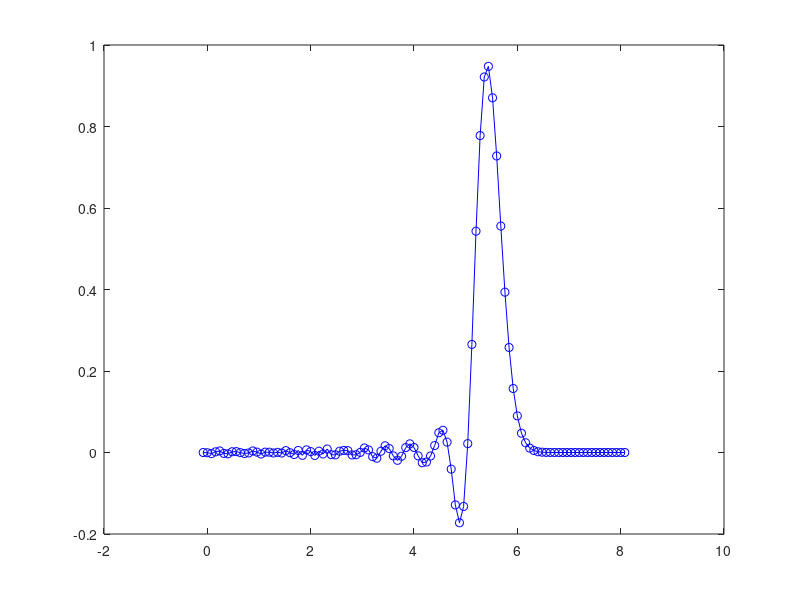

MATLAB code for this plot:
%%%Initialization%%%%
F = @(x) sin(pi*(x-1)).^2 .*(1<=x).*(x<=2);

xmin=0;
xmax=8;
N=100;
dx=(xmax-xmin)/N; %%number of nodes-1

t=0;
tmax=4;
dt=0.75*dx;
tsteps=tmax/dt;

%%%%%Discretization%%%%%%%%
x=xmin-dx:dx:xmax+dx;

%%%%%initial conditions
u0 = F(x);
%%%%Here I am finding u_k^1, I used Euler's method to do so.
u1 = u0;
for k=2:N+1
    u1(k)=u0(k)-(dt/dx)*(u0(k)-u0(k-1));
end
u1(1)=u1(2);

unm1=u0;
un=u1;
unp1=u1;

for n=1:tsteps
    for i=2:N
        unp1(i)=unm1(i)-(dt/dx)*(un(i+1)-un(i-1));
    end

    t=t+dt;
    unm1=un;
    un=unp1;
    plot(x,un,'bo-')

end